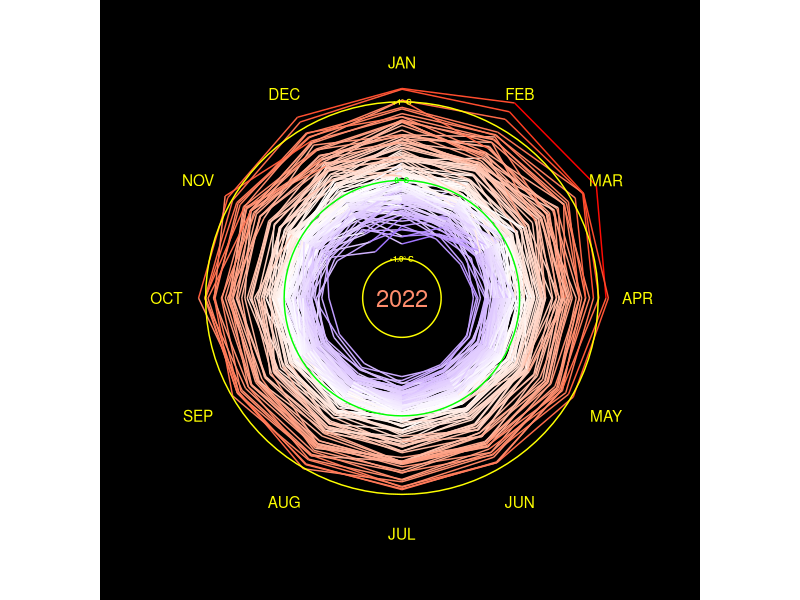
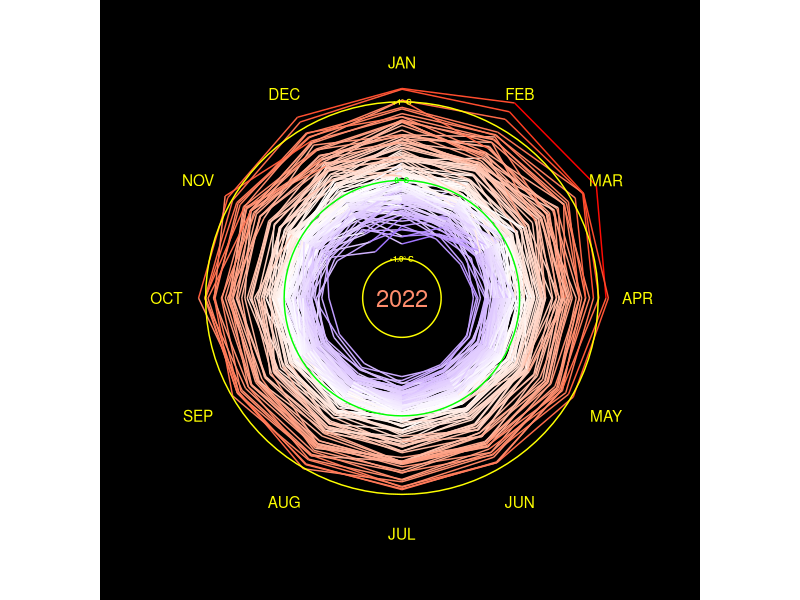

R code for these plots, in order:
library(tidyverse)
library(gganimate)



# Plot: There are data in preceding year and next year.
# Need to create 3 separated dataframes

t_diff <- 
  read_csv("data/GLB.Ts+dSST.csv", skip = 1, na = "***") %>% #load CSV file, skip 1st rows
  select(year = Year, month.abb) %>% #month.abb is constant R build-in. which is the same as our datatype
  # Tidy dataframe by converting month in 1 column accept for year
  #Pivot dataframe for all columns except for year column, Give a name of month column
  pivot_longer(-year, names_to = "month", values_to = "t_diff") %>%
  drop_na() #Ignore NA value
  

# Create 3 Separated dataframe
# Create dataframe for preceding December
# last_dec <-
#   t_diff %>%
#   filter(month == "Dec") %>% #Filter December
#   mutate(year = year + 1,   #Calculate preceding year by using the original data
#          month = "last_Dec") #Rename Dec to last_Dec

# Create dataframe for next Jan
# next_jan <-
#   t_diff %>%
#   filter(month == "Jan") %>% #Filter January
#   mutate(year = year - 1,    # Add extra year
#          month = "next_Jan") # Rename it

# Create dummy variable for radius
radius_bumb <- 1.5

t_data <- 
  t_diff %>%
  mutate(month = factor(month, levels = c(month.abb, "next_Jan")), #Order months into numerical order rather than alphabet order, define month as a factor
         month_number = as.numeric(month)) %>% #Remove previous December to remove zero from dataframe
  arrange(year, month) %>%  # arrange year and month       
  mutate(step_number = 1:nrow(.), #Add row number. 1:nrow(.) means count from 1 to the end of row in this dataframe. need to count step over the row
         radius = t_diff + radius_bumb,         theta = 2 * pi * (month_number-1) / 12, # Convert an angle to radian. Theta starts from zero degree January will be zero and divided by 12 to give angle to months. 
         x = radius * sin(theta),
         y = radius * cos(theta))
  
  annotation <-
    t_data %>% #create new dataframe from 2022
    slice_max(year) %>%
    slice_max(month_number)
 
temp_line <- #Create text at specific position
  tibble(
    x = 0,
    y = c(1, 0, -1) + radius_bumb,
    labels = c("+1\u00B0 C","0\u00B0 C", "-1.0\u00B0 C")
  )

#Create dataframe for tangential month to the ciricle
month_label <-
  tibble(
    theta = 2 * pi * (1:12 - 1)/12,
    radius = 1.5 + radius_bumb,
    labels = toupper(month.abb), #Convert month label to capital letters
    x = radius * sin(theta),
    y = radius * cos(theta)
    )

#Make dataframe for grid line and used in geom_segment
# gridlines <- 
#   tibble(
#     x = c(1.2, 1.3, 1.6),
#     xend = c(12.8, 12.7, 12.4),
#     y = c(1, 0, -1),
#     yend = y
#   )
 
# Adding gridlines to climate spiral 
gridlines <-
  tibble(theta = 2 * pi * rep(seq(0, 1, 0.01), each = 3), #Repeat theta
       radius = rep(c(1, 0, -1) + radius_bumb, length.out = length(theta)),
       line = rep(c("a", "b", "c"), length.out = length(theta)),
       x = radius * cos(theta),
       y = radius * sin(theta))
 

#a <-  
  t_data %>% ggplot(aes(x = x, 
             y = y, 
             color = t_diff)) + #Let's coloring by temperature change. Previous version was colored by year
  geom_label(aes(x = 0, y = 0, label = year),  #geom_label it provides a text with background
               fill = "black",
               label.size = 0,
               size = 6) +
  geom_path()+  
  geom_path(data = gridlines %>% filter(radius != radius_bumb), # radius should not be equal to dummy radius bumb 
               aes(x = x, y = y,
                   group = line), 
               color = "yellow",
               inherit.aes = FALSE) +
  geom_path(data = gridlines %>% filter(radius == radius_bumb), # radius should not be equal to dummy radius bumb 
              aes(x = x, y = y,
                  group = line), 
              color = "green",
              inherit.aes = FALSE) +   
  geom_text(data = temp_line, aes(x = x, y = y, label = labels), #Add label and coloring
               color = c("yellow", "green", "yellow"), size = 2, fontface = "bold",
               inherit.aes = FALSE)+
  geom_text(data = month_label, aes(x = x, y = y, label = labels), # Add month label back to the position
              color = "yellow",
              inherit.aes = FALSE) +
  scale_y_continuous(limits = c(-4, 4),
                     expand = c(0,-0.3) # expand grid. First is an addition. Second is an multiplication.
                     ) + #Rescale y axis
  scale_x_continuous(limits = c(-4, 4),
                     expand = c(0,-0.3) # expand grid. First is an addition. Second is an multiplication.
    ) + #Rescale x axis
  coord_fixed()+ # Make a proportion of an x and y fixed  
  scale_color_gradient2(low = "blue", high = "red", mid = "white", midpoint = 0, #Change the color to continuous scale. Re-scale the legend
                        guide = "none") + #Remove legend 
  # coord_polar(start = 0)+ #Set polar 5 minutes off. "start" measures thing in radius 
  labs(x = NULL, # Add label
      y = NULL,
      title = NULL) + 
  theme(
    panel.background = element_rect(fill = "black"), #Add black color and white border. Increase border line size
    plot.background = element_rect(fill = "black", color = "black"),
    panel.grid = element_blank(), # Remove grid line color
    axis.text.x = element_blank(),
    axis.text.y = element_blank(),
    axis.ticks = element_blank(),
    axis.title = element_blank(),
    plot.title = element_blank()
  )#+
   #transition_manual(frames = year, cumulative = TRUE)  #Add data and keep the old data in gganimate only
   
ggsave("figures/climate_spiral_trig.png", width = 4.155, height = 4.5, unit = "in", dpi = 300)
 
# animate(a, width = 4.155, height = 4.5, unit = "in", res = 300)
# anim_save("figures/climate_spiral_trig.gif")

# animate(a, width = 4.155, height = 4.5, unit = "in", res = 300,
#         renderer = av_renderer("figures/climate_trig.mp4")
# )
